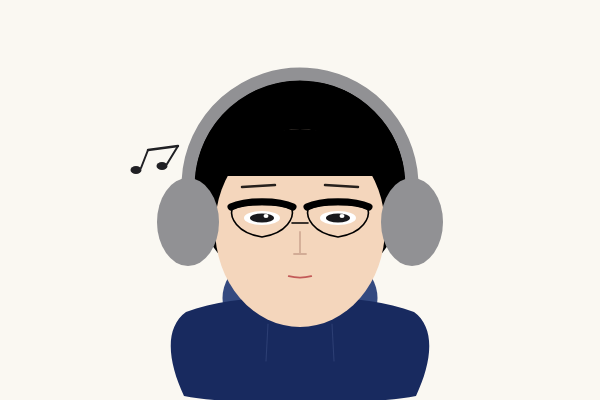
Frame 1 (no input)
Frame 2 (the mouse pressed at the canvas centre, redrawn once): identical to frame 1, image omitted

The p5.js sketch that drew this single still picture (run headless with seeded random() and noise() and a simulated clock; the mouse was pressed at the canvas centre and the sketch redrawn once):

// p5.js sketch
// ── sketch.js
function setup() {
  createCanvas(600, 400);
  noLoop();
}
function draw() {
  background(250, 248, 242);
  var noteCol = 32;
  stroke(noteCol, noteCol, 36);
  strokeWeight(2.4);
  line(148, 150, 178, 146);
  noStroke();
  fill(noteCol, noteCol, 36);
  ellipse(136, 170, 11, 8);
  ellipse(162, 166, 11, 8);
  stroke(noteCol, noteCol, 36);
  strokeWeight(2);
  line(141, 168, 148, 150);
  line(167, 164, 178, 146);
  noStroke();
  var hoodCx = 300;
  var hoodCy = 298;
  var hoodW = 155;
  var hoodH = 108;
  fill(52, 74, 128);
  ellipse(hoodCx, hoodCy, hoodW, hoodH);
  fill(24, 42, 95);
  beginShape();
  vertex(184, 396);
  bezierVertex(238, 406, 362, 406, 416, 396);
  bezierVertex(432, 362, 436, 328, 414, 312);
  bezierVertex(382, 300, 340, 296, 300, 298);
  bezierVertex(260, 296, 218, 300, 186, 312);
  bezierVertex(164, 328, 168, 362, 184, 396);
  endShape(CLOSE);
  fill(0, 0, 0);
  circle(300, 186, 212);
  fill(244, 214, 188);
  ellipse(300, 228, 170, 198);
  fill(0, 0, 0);
  noStroke();
  arc(300, 176, 152, 94, PI, TWO_PI);
  stroke(145, 145, 148);
  strokeWeight(13);
  noFill();
  arc(300, 186, 224, 224, PI + 0.06, TWO_PI - 0.06);
  noStroke();
  fill(145, 145, 148);
  ellipse(188, 222, 62, 88);
  ellipse(412, 222, 62, 88);
  stroke(38, 32, 28);
  strokeWeight(2.5);
  line(242, 187, 275, 185);
  line(325, 185, 358, 187);
  noStroke();
  fill(255);
  ellipse(262, 218, 36, 14);
  ellipse(338, 218, 36, 14);
  fill(24, 24, 28);
  ellipse(262, 218, 24, 9);
  ellipse(338, 218, 24, 9);
  fill(255);
  ellipse(266, 216, 5, 4);
  ellipse(342, 216, 5, 4);
  noFill();
  stroke(210, 172, 150);
  strokeWeight(1.8);
  line(300, 232, 300, 254);
  line(294, 254, 306, 254);
  stroke(195, 90, 88);
  strokeWeight(1.8);
  arc(300, 268, 44, 19, 0.2 * PI, 0.8 * PI);
  stroke(0, 0, 0);
  strokeWeight(1.6);
  strokeJoin(ROUND);
  strokeCap(ROUND);
  beginShape();
  vertex(232, 209);
  bezierVertex(245, 203, 279, 203, 292, 209);
  bezierVertex(294, 217, 288, 233, 262, 237);
  bezierVertex(236, 233, 230, 217, 232, 209);
  endShape(CLOSE);
  beginShape();
  vertex(308, 209);
  bezierVertex(321, 203, 355, 203, 368, 209);
  bezierVertex(370, 217, 364, 233, 338, 237);
  bezierVertex(312, 233, 306, 217, 308, 209);
  endShape(CLOSE);
  line(292, 223, 308, 223);
  stroke(0, 0, 0);
  strokeWeight(7);
  bezier(231, 207, 245, 200, 279, 200, 293, 207);
  bezier(307, 207, 321, 200, 355, 200, 369, 207);
  stroke(44, 62, 115);
  strokeWeight(1.1);
  line(268, 324, 266, 361);
  line(332, 324, 334, 361);
  noStroke();
}
